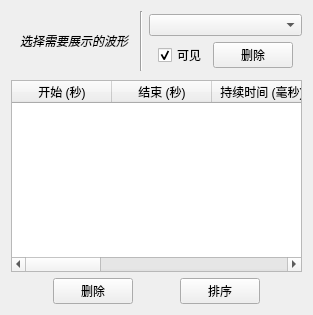
              <widget class="QWidget" name="q_DetectLoc">
               <attribute name="title">
                <string>定位</string>
               </attribute>
               <layout class="QVBoxLayout" name="verticalLayout_39">
                <item>
                 <layout class="QGridLayout" name="gridLayout_23">
                  <property name="leftMargin">
                   <number>9</number>
                  </property>
                  <property name="topMargin">
                   <number>0</number>
                  </property>
                  <property name="bottomMargin">
                   <number>0</number>
                  </property>
                  <property name="spacing">
                   <number>3</number>
                  </property>
                  <item row="0" column="0" rowspan="3">
                   <widget class="QLabel" name="label_72">
                    <property name="font">
                     <font>
                      <italic>true</italic>
                      <stylestrategy>PreferDefault</stylestrategy>
                      <kerning>true</kerning>
                     </font>
                    </property>
                    <property name="text">
                     <string>选择需要展示的波形</string>
                    </property>
                   </widget>
                  </item>
                  <item row="0" column="1" rowspan="3">
                   <widget class="Line" name="line_28">
                    <property name="minimumSize">
                     <size>
                      <width>10</width>
                      <height>0</height>
                     </size>
                    </property>
                    <property name="orientation">
                     <enum>Qt::Vertical</enum>
                    </property>
                   </widget>
                  </item>
                  <item row="2" column="2" colspan="2">
                   <widget class="QWidget" name="widget_11" native="true">
                    <layout class="QHBoxLayout" name="horizontalLayout_19">
                     <property name="topMargin">
                      <number>3</number>
                     </property>
                     <property name="bottomMargin">
                      <number>3</number>
                     </property>
                     <item>
                      <widget class="QCheckBox" name="_DetectViz">
                       <property name="text">
                        <string>可见</string>
                       </property>
                       <property name="checked">
                        <bool>true</bool>
                       </property>
                       <property name="tristate">
                        <bool>false</bool>
                       </property>
                      </widget>
                     </item>
                     <item>
                      <widget class="QPushButton" name="_DetectRm">
                       <property name="text">
                        <string>删除</string>
                       </property>
                      </widget>
                     </item>
                    </layout>
                   </widget>
                  </item>
                  <item row="3" column="2" colspan="2">
                   <widget class="QWidget" name="widget_12" native="true">
                    <property name="minimumSize">
                     <size>
                      <width>0</width>
                      <height>0</height>
                     </size>
                    </property>
                    <layout class="QHBoxLayout" name="horizontalLayout_10">
                     <property name="topMargin">
                      <number>0</number>
                     </property>
                     <property name="bottomMargin">
                      <number>0</number>
                     </property>
                    </layout>
                   </widget>
                  </item>
                  <item row="3" column="1">
                   <widget class="Line" name="line_30">
                    <property name="minimumSize">
                     <size>
                      <width>10</width>
                      <height>0</height>
                     </size>
                    </property>
                    <property name="orientation">
                     <enum>Qt::Vertical</enum>
                    </property>
                   </widget>
                  </item>
                  <item row="1" column="2" colspan="2">
                   <widget class="QComboBox" name="_DetectChanSw"/>
                  </item>
                 </layout>
                </item>
                <item>
                 <widget class="QTableWidget" name="_DetectLocations">
                  <property name="dragDropMode">
                   <enum>QAbstractItemView::InternalMove</enum>
                  </property>
                  <property name="alternatingRowColors">
                   <bool>true</bool>
                  </property>
                  <property name="sortingEnabled">
                   <bool>true</bool>
                  </property>
                  <attribute name="horizontalHeaderStretchLastSection">
                   <bool>true</bool>
                  </attribute>
                  <column>
                   <property name="text">
                    <string>开始 (秒)</string>
                   </property>
                  </column>
                  <column>
                   <property name="text">
                    <string>结束 (秒)</string>
                   </property>
                  </column>
                  <column>
                   <property name="text">
                    <string>持续时间 (毫秒)</string>
                   </property>
                  </column>
                  <column>
                   <property name="text">
                    <string>阶段</string>
                   </property>
                  </column>
                  <column>
                   <property name="text">
                    <string>次序</string>
                   </property>
                  </column>
                  <column>
                   <property name="text">
                    <string>功率值</string>
                   </property>
                  </column>
                  <column>
                   <property name="text">
                    <string>峰峰值</string>
                   </property>
                  </column>
                 </widget>
                </item>
                <item>
                 <layout class="QHBoxLayout" name="horizontalLayout_20">
                  <property name="topMargin">
                   <number>0</number>
                  </property>
                  <item>
                   <spacer name="horizontalSpacer_34">
                    <property name="orientation">
                     <enum>Qt::Horizontal</enum>
                    </property>
                    <property name="sizeHint" stdset="0">
                     <size>
                      <width>40</width>
                      <height>20</height>
                     </size>
                    </property>
                   </spacer>
                  </item>
                  <item>
                   <widget class="QPushButton" name="_DetecRmEvent">
                    <property name="text">
                     <string>删除</string>
                    </property>
                   </widget>
                  </item>
                  <item>
                   <spacer name="horizontalSpacer_49">
                    <property name="orientation">
                     <enum>Qt::Horizontal</enum>
                    </property>
                    <property name="sizeHint" stdset="0">
                     <size>
                      <width>40</width>
                      <height>20</height>
                     </size>
                    </property>
                   </spacer>
                  </item>
                  <item>
                   <widget class="QPushButton" name="_DetecAddEvent">
                    <property name="text">
                     <string>排序</string>
                    </property>
                   </widget>
                  </item>
                  <item>
                   <spacer name="horizontalSpacer_37">
                    <property name="orientation">
                     <enum>Qt::Horizontal</enum>
                    </property>
                    <property name="sizeHint" stdset="0">
                     <size>
                      <width>40</width>
                      <height>20</height>
                     </size>
                    </property>
                   </spacer>
                  </item>
                 </layout>
                </item>
               </layout>
              </widget>
